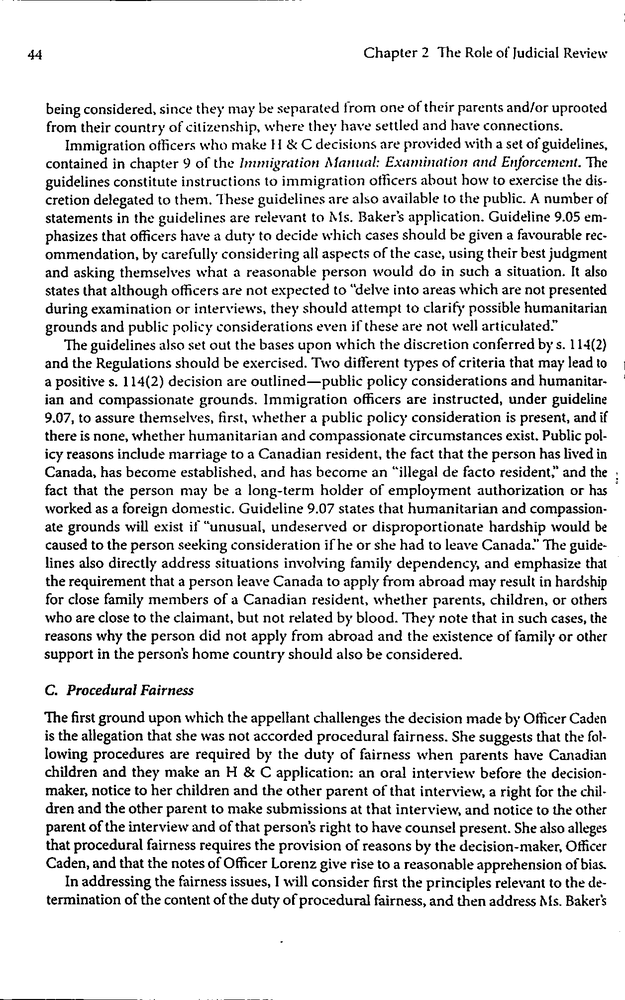
#> input picture finalBinarizeImageDebug.png, 625 x 1000 px, shrunk from 1256 x 2008 before the run
$ python Decomposition.py   (Python 2 division)
#> lines starting #> are read from the running program, lines starting #| are printed output that depends on the picture
import numpy as np
import cv2
import Binarization as bnz
from matplotlib import pyplot as plt

def LetterDecomposition():
    # for debug only
    # image = bnz.binarization2()

    # we load directly the example for the tests
    image = cv2.imread('finalBinarizeImageDebug.png')
#> image is the input picture: shape (1000, 625, 3); min 0, max 255, mean 223.1
    image = cv2.cvtColor(image, cv2.COLOR_BGR2GRAY)
#> image: shape (1000, 625)

    # we want to have the original image in gray scale
    refimage = cv2.imread('text.jpg')
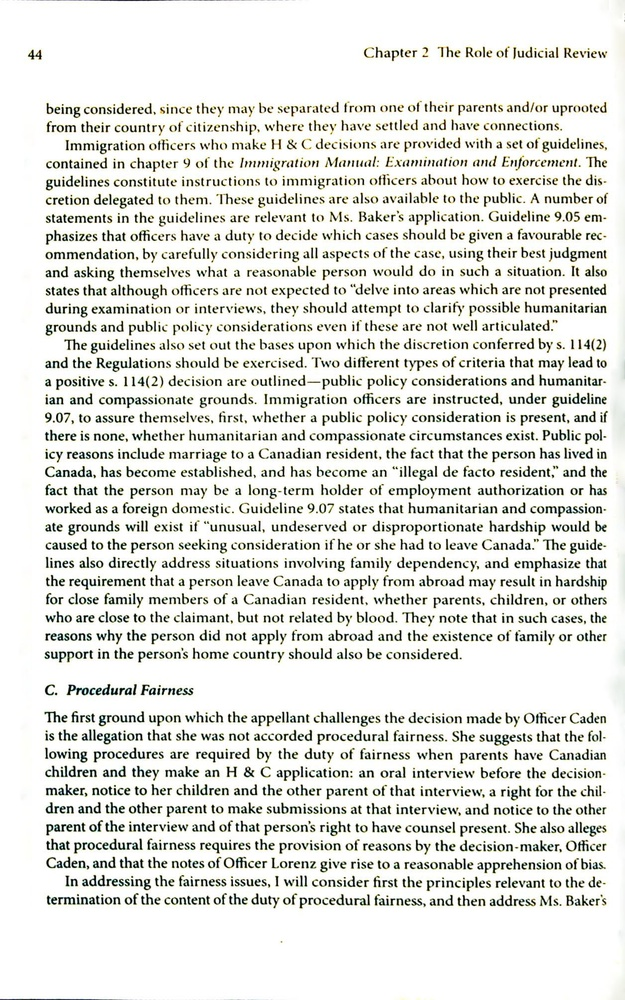
#> input picture text.jpg, 625 x 1000 px, shrunk from 1256 x 2008 before the run
#> refimage is the input picture: shape (1000, 625, 3); mean B, G, R 222.8, 227.6, 226.7
    imgrayref = cv2.cvtColor(refimage, cv2.COLOR_BGR2GRAY)
    # imageBin = cv2.threshold(image, 127, 1, cv2.THRESH_BINARY)

    # we want just a small circle for complete some letters
    roundCircleKer = cv2.getStructuringElement(cv2.MORPH_ELLIPSE, (2,2) )
    dilIM = cv2.erode(image, roundCircleKer, 1)
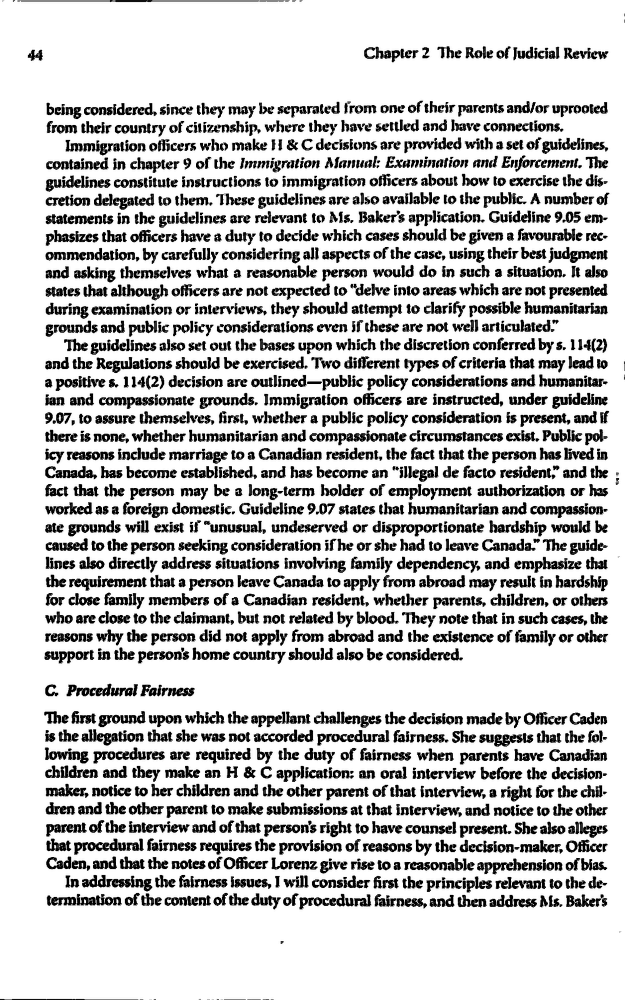
#> dilIM: shape (1000, 625); min 0, max 255, mean 200.9
    cv2.imshow('final result + dil', dilIM)
    cv2.waitKey()

    ret, InvBinIM = cv2.threshold(dilIM, 127, 255, cv2.THRESH_BINARY_INV)
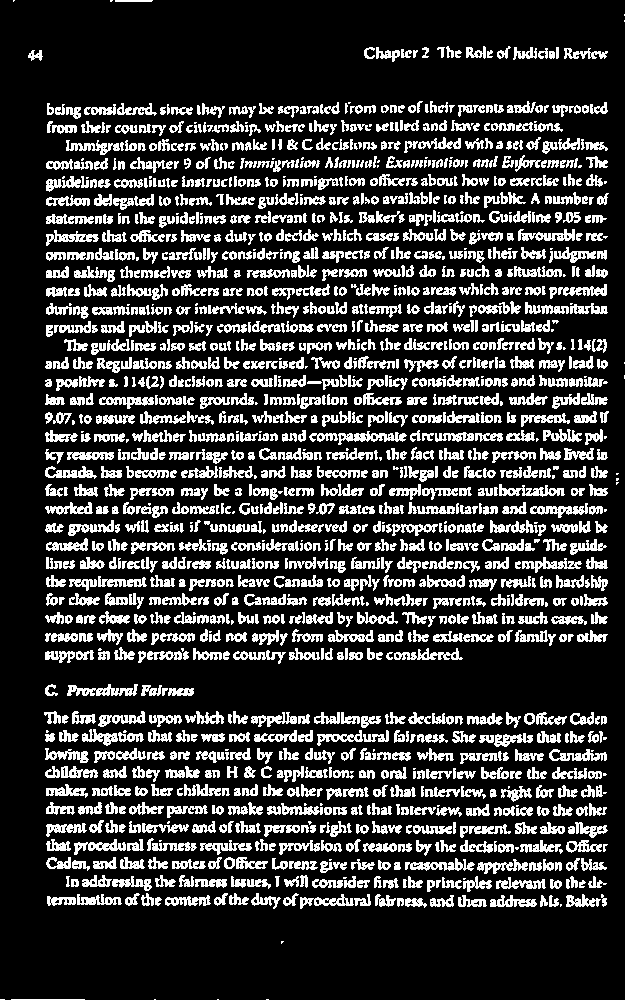
#> InvBinIM: shape (1000, 625); 21.2% white in thin lines or dots


    RectangleArray = []
    RectangleArray = linesSquareDecompo(InvBinIM)


    rectArrWORow = []

    for arr in RectangleArray:
        for rect in arr:
            rectArrWORow.append(rect)

    drawRectangles(imgrayref, rectArrWORow)
    cv2.imshow('rect', imgrayref)
    cv2.waitKey()

    # Debug
    for arr in RectangleArray:
        strg = ""
        for rect in arr:
            strg += str(rect)+", "
        print (strg)


def linesSquareDecompo(image):
    # the algorithm see in TP

    lineCoord = []
    isInLine = False
    # we take every lines
    for i in range(len(image[1])):
        # we count the value of each lines.
        # print (image[i])
        count = sum(image[i])
        if isInLine == False:
            # as 0 means white and 1
            # if the sum of values is more than 0
            # it would said that there's black pixel in the line
            if count > 0:
                isInLine = True
                lineCoord.append(i)
        else:
            if count == 0:
                isInLine = False
                lineCoord.append(i - 1)
#> this loop made 625 passes
#> (count, isInLine) on passes 1, 3, 15, 17, 21, 23, 47, 63, 102, 120, 121, 137: (10965, True), (0, False), (255, True), (0, False), (255, True), (0, False), (1530, True), (0, False), (2295, True), (0, False), (4080, True), (0, False)
#> after the loop, lineCoord = 57 values from 0 to 611

    ColumnCoordinates = []

    # now that we have the lines we want to know the differents columns were are the blanks
    for j in range(len(lineCoord) / 2):
        # we take the corresponding matrix:
        workMatrix = []
        for i in range((lineCoord[j * 2 + 1] - lineCoord[j * 2]) + 1):
            workMatrix.append(image[i + lineCoord[j * 2]])

        # print ("work matrix "+workMatrix)

        IsInColumn = False
        tmpColumnsArray = []
        # we want to go throught columns
        for columns in range(len(workMatrix[1])):

            # here we will count how many pixel there is in the columns
            # sum() function not avaible as there is no arrays of columns.
            count = 0
            for lines in range(len(workMatrix)):
                count += workMatrix[lines][columns]

            # We want to know were the start and finish of a number
            if IsInColumn == False:
                if count > 0:
                    IsInColumn = True
                    tmpColumnsArray.append(columns)
            else:
                if count == 0:
                    IsInColumn = False
                    tmpColumnsArray.append(columns)

        ColumnCoordinates.append(tmpColumnsArray)
#> this loop made 28 passes
#> after the loop, ColumnCoordinates = 28 items

    # here we will begin to create the severals squares around the numbers.
    RectangleArray = []
    for lines in range(len(ColumnCoordinates)):
        tmpRectArray = []
        for columns in range(len(ColumnCoordinates[lines]) / 2):
            tmpRectArray.append(Rectangle(ColumnCoordinates[lines][columns * 2], lineCoord[lines * 2],
                                          ColumnCoordinates[lines][(columns * 2) + 1], lineCoord[(lines * 2) + 1]))
        RectangleArray.append(tmpRectArray)
#> this loop made 28 passes
#> the loop in LetterDecomposition, `for arr in RectangleArray:` made 28 passes
#> arr on passes 2 to 3: [], []

    return RectangleArray

def drawRectangles(image, rectangles):
    for rect in rectangles:
        print(rect)
        cv2.rectangle(image, (rect.upperLeft.x, rect.upperLeft.y), (rect.bottomRight.x, rect.bottomRight.y), (0, 0, 255), 1)
#> this loop made 690 passes
#| Upper left: x: 13 y: 0 Bottom Right: x: 15 y: 1
#| Upper left: x: 110 y: 0 Bottom Right: x: 113 y: 1
#| Upper left: x: 115 y: 0 Bottom Right: x: 153 y: 1
#| Upper left: x: 28 y: 46 Bottom Right: x: 43 y: 61
#| Upper left: x: 364 y: 46 Bottom Right: x: 375 y: 61
#| Upper left: x: 376 y: 46 Bottom Right: x: 400 y: 61
#| Upper left: x: 401 y: 46 Bottom Right: x: 412 y: 61
#| Upper left: x: 413 y: 46 Bottom Right: x: 418 y: 61
#> (further printed lines are left out)
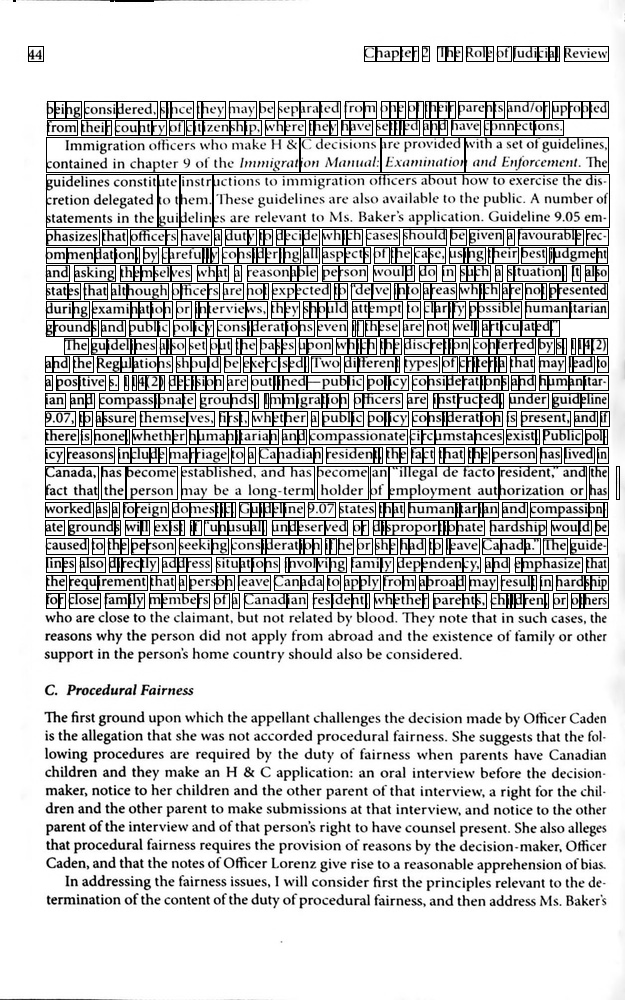
#> image: shape (1000, 625); min 0, max 255, mean 209.3

class Rectangle:

    def __init__(self):
        self.upperLeft = Point()
        self.bottomRight = Point()

    def __init__(self, _ulx, _uly, _brx, _bry):
        self.upperLeft = Point(_ulx, _uly)
        self.bottomRight = Point(_brx, _bry)

    def __str__(self):
        return "Upper left: "+str(self.upperLeft)+" Bottom Right: "+str(self.bottomRight)

class Point:

    def __init__(self):
        self.x = 0
        self.y = 0

    def __init__(self, _x, _y):
        self.x = _x
        self.y = _y

    def __str__(self):
        return "x: "+str(self.x)+" y: "+str(self.y)

LetterDecomposition()
